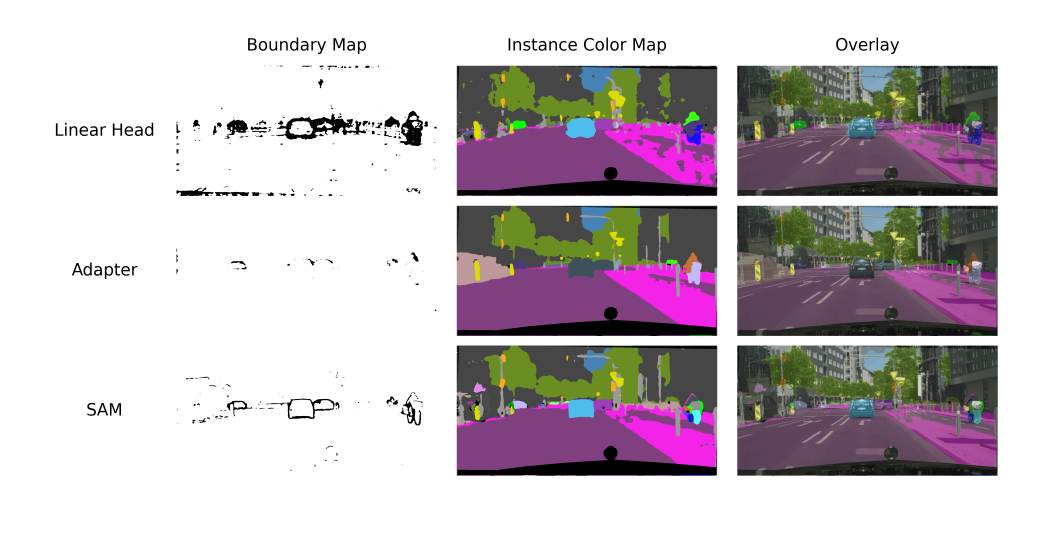
#> input picture images/visual_table_frankfurt_000000_013942.png, 4200 x 2160 px (shown at 1/4 size); its folder holds 5 pictures in this run
$ python images.py
#> lines starting #> are read from the running program, lines starting #| are printed output that depends on the picture
import os
from PIL import Image
import matplotlib.pyplot as plt
from collections import defaultdict

import numpy as np

ROOT_DIR = r"C:\Users\deniz\OneDrive\Desktop\images"

models = ["Linear Head", "Adapter", "SAM"]

columns = ["Boundary Map", "Instance Color Map", "Overlay"]

# Utility to collect images per sample
def collect_images():
    data = defaultdict(dict)

    for model in models:
        model_path = os.path.join(ROOT_DIR, model)
        if not os.path.exists(model_path):
            continue

        for city in os.listdir(model_path):
            city_path = os.path.join(model_path, city)

            if not os.path.isdir(city_path):
                continue
            for fname in os.listdir(city_path):
                if not fname.endswith((".png", ".jpg")):
                    continue
                base_id = "_".join(fname.split("_")[:3])  # e.g., lindau_000004_000019
                sample = data[model].setdefault(base_id, {})
                fpath = os.path.join(city_path, fname)

                if "boundary" in fname:
                    sample["boundary"] = fpath
                elif "instanceIds_color" in fname:
                    sample["instance"] = fpath
                elif "leftImg8bit" in fname:
                    sample["rgb"] = fpath

    return data

# Blend PIL images using alpha
# [18 lines left out: function generate_overlay, not called in this run]

def get_all_sample_ids(image_data):
    # Collect all unique sample IDs across models
    sample_ids = set()
    for samples in image_data.values():
        sample_ids.update(samples.keys())
    return sample_ids

# Plotting function
# [64 lines left out: function plot_table, not called in this run]


# Run
image_data = collect_images()
all_sample_ids = get_all_sample_ids(image_data)
for sample_id in list(all_sample_ids)[:5]:
    out_file = f"visual_table_{sample_id}.png"
    plot_table(image_data, sample_id, out_file)
    print(f"Saved visualization for sample {sample_id} as {out_file}")

# Load all images
image_paths = ["visual_table_frankfurt_000000_013942.png",
               "visual_table_frankfurt_000000_016286.png",
               "visual_table_lindau_000004_000019.png",
               "visual_table_lindau_000024_000019.png",
               "visual_table_munster_000024_000019.png",
               "visual_table_munster_000078_000019.png"]
images = [Image.open(path) for path in image_paths]
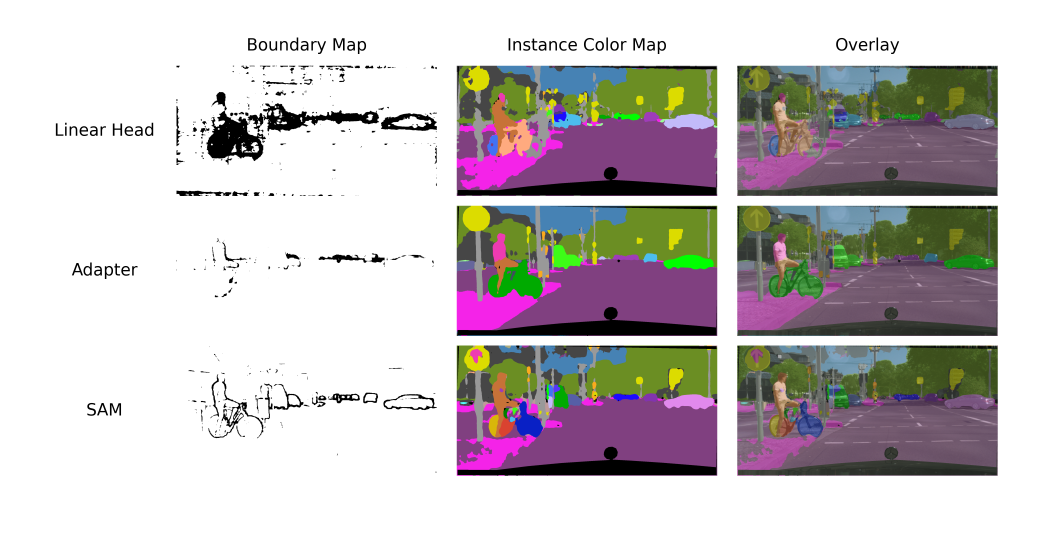
#> input picture images/visual_table_frankfurt_000000_016286.png, 4200 x 2160 px (shown at 1/4 size)
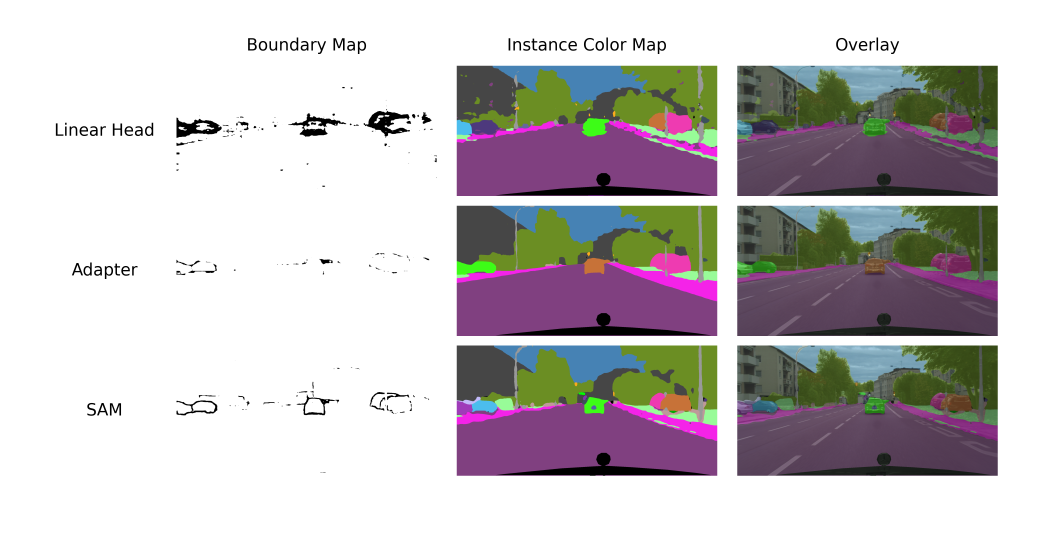
#> input picture images/visual_table_lindau_000004_000019.png, 4200 x 2160 px (shown at 1/4 size)
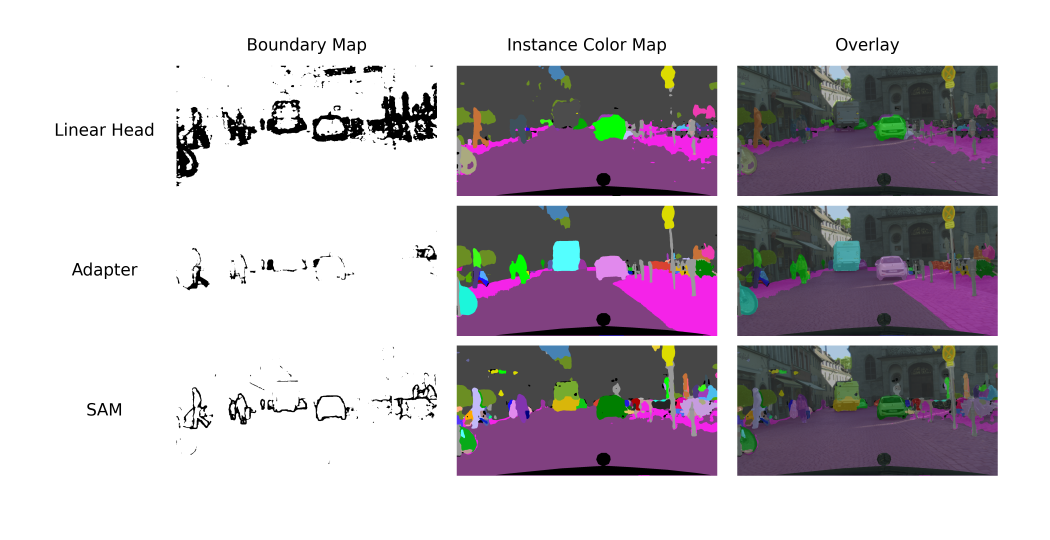
#> input picture images/visual_table_lindau_000024_000019.png, 4200 x 2160 px (shown at 1/4 size)
#> (the run stopped early here; a loop or call above may not have finished)
